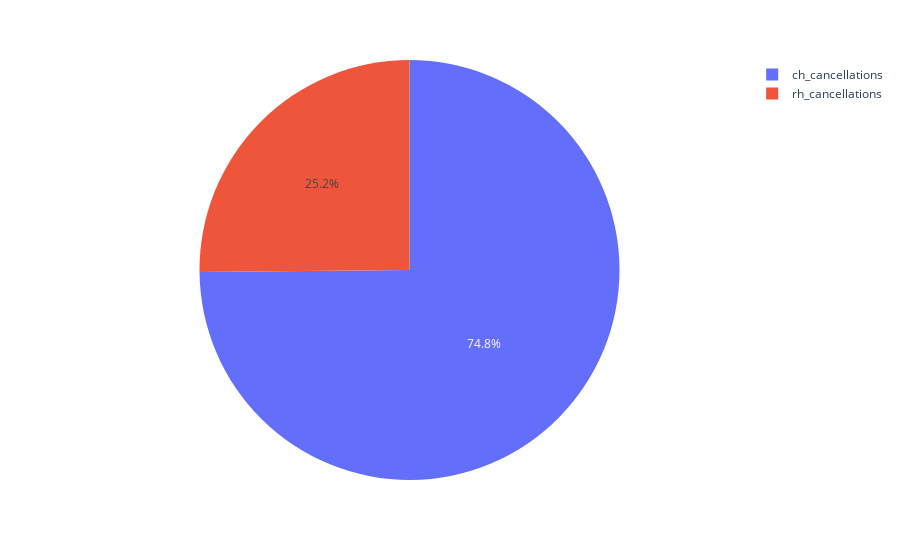

The notebook cell saved with this chart:
### Code cell
#visualizing the data

px.pie(values=[11120,33079],names=['rh_cancellations','ch_cancellations'])

### Figure 1 — Plotly figure (JSON) as saved in the notebook; plotly's stock layout.template omitted (floating-point values rounded to 4 significant figures)
{"data": [{"domain": {"x": [0, 1], "y": [0, 1]}, "hovertemplate": "label=%{label}<br>value=%{value}<extra></extra>", "labels": ["rh_cancellations", "ch_cancellations"], "legendgroup": "", "name": "", "showlegend": true, "type": "pie", "values": [11120, 33079]}], "layout": {"legend": {"tracegroupgap": 0}, "margin": {"t": 60}}}
